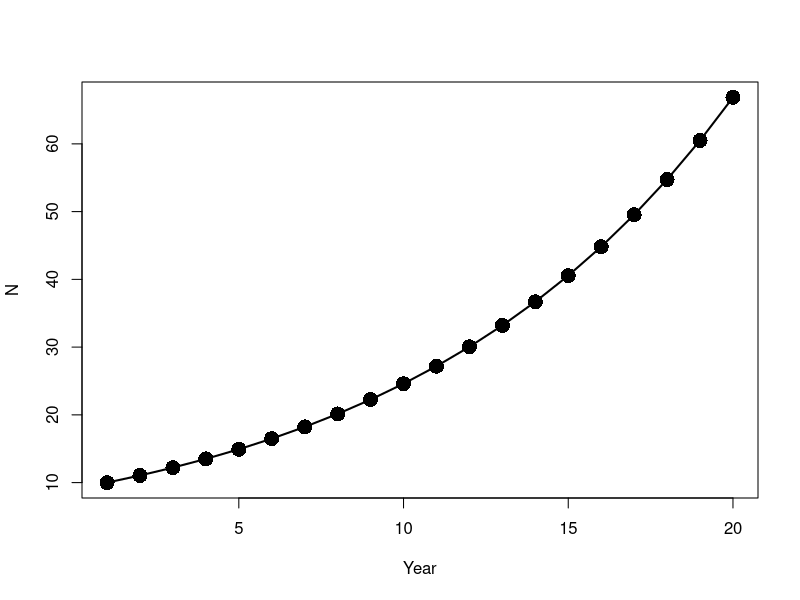

The R source for this figure: (Note: this script raises an error after producing the figure.)
# stochastic projections
# feb 2018


#### parametric uncertainty ####
# birth rate and death rate are constant from year to year and the same for all individuals
# but we are uncertain about what the true birth and/or death rates are

# set the number of years to project and initial population size
nyrs = 20
N.init = 10

# set value for birth and death rate
b = 0.3
d = 0.2

# calculate r
r = b-d

# set up projection
N = numeric(nyrs)
N[1] = N.init

# project the population 
for(t in 2:nyrs){
  N[t] = N[t-1] * exp(r)
}

# plot the projection
plot(N ~ c(1:nyrs), pch = 16, cex = 2, xlab = "Year")
lines(N ~ c(1:nyrs), lwd = 2)

# look at projected values for population size
N


# project population under a range of possible values
min.b = 0.15
max.b = 0.35

birth.rate = seq(min.b, max.b, 0.01)
birth.rate

# set up projection 
N = matrix(nrow = nyrs, ncol = length(birth.rate))
N[1,] = N.init

for(i in 1:length(seq(bs))){
  
  r = birth.rate[i]-d
  
  for(t in 2:nyrs){
    N[t,i] = N[t-1,i] * exp(r)
  }
  
}

matplot(N, type ="l", lwd = 2, xlab = "Year", ylab = "N",
        "Parametric uncertainty only")



#### demographic stochasticity ####

# birth and death rate are constant from year to year and we can measure them perfectly,
# but there is individual variation so we treat them as probabilities, not rates

# set number of replications, number of years, and initial population size
reps = 50
nyrs = 50
N.init = 10

# set birth rate and death rate
b = 0.4
d = 0.3

# set up projection
N = B = D = matrix(nrow = nyrs, ncol = reps)
N[1,] = N.init

for(r in 1:reps){
  
  for(t in 2:nyrs){
    B[t-1,r] = rpois(1, N[t-1,r]*b)
    D[t-1,r] = rbinom(1, N[t-1,r], d)
    N[t,r] = N[t-1,r] + B[t-1,r] - D[t-1,r]
  }
}

matplot(N, type = "l", lwd = 2, xlab = "Year", ylab = "N",
        main = "Demographic stochasticity only")




#### environmental stochasticity ####

# birth and death rate are the same for all individuals and we can measure them perfectly,
# but they vary from year to year

# set number of replications, number of years, and initial population size
reps = 50
nyrs = 50
N.init = 10

# set mean birth rate and sd of birth rate
mean.b = 0.4
sd.b = 0.4

# plot possible values for b
hist(rnorm(10000, mean.b, sd.b), breaks = 100, col = "gray", main = "",
     xlab = "Possible value of b", ylab = "Probability", freq = F)

# set mean death rate and sd of death rate
mean.d = 0.3
sd.d = 0.3

# plot possible values for d
hist(rnorm(10000, mean.d, sd.d), breaks = 100, col = "gray", main = "",
     xlab = "Possible value of d", ylab = "Probability", freq = F)


# set up and run the projection
b = abs(rnorm(nyrs, mean.b, sd.b))
d = abs(rnorm(nyrs, mean.d, sd.b))
d = d/max(d)

N = B = D = matrix(nrow = nyrs, ncol = reps)
N[1,] = N.init

for(r in 1:reps){
  
  for(t in 2:nyrs){
    B[t-1,r] = rpois(1, N[t-1,r]*b[t])
    D[t-1,r] = rbinom(1, N[t-1,r], d[t])
    N[t,r] = N[t-1,r] + B[t-1,r] - D[t-1,r]
  }
}

matplot(N, type = "l", lwd = 2, xlab = "Year", ylab = "N",
        main = "Environmental stochasticity only")

#### parametric, demographic, and environmental stochasticity ####

# birth and death rates vary from year to year, we cannot measure them perfectly, 
# and we treat them as probabilities not rates to account for individual variation
# (for simplicity we only consider parametric uncertainty for birth rate)

# set number of replications, number of years, and initial population size
reps = 1000
nyrs = 20
N.init = 10

# set minimum and maximum average birth rates
min.b = 0.1
max.b = 0.5

# set average death rate
mean.d = 0.3

# set among-year standard deviation for birth and death rates
sd.b = 0.4
sd.d = 0.3


# set up and run the projection
d = abs(rnorm(nyrs, mean.d, sd.b))
d = d/max(d)

N = B = D = matrix(nrow = nyrs, ncol = reps)
N[1,] = N.init

for(r in 1:reps){
  
  # draw a value for the average birth rate
  mean.b = runif(1, min.b, max.b)
  b = abs(rnorm(nyrs, mean.b, sd.b))
  
  for(t in 2:nyrs){
    B[t-1,r] = rpois(1, N[t-1,r]*b[t])
    D[t-1,r] = rbinom(1, N[t-1,r], d[t])
    N[t,r] = N[t-1,r] + B[t-1,r] - D[t-1,r]
  }
}

matplot(N, type = "l", lwd = 2, xlab = "Year", ylab = "N",
        main = "Parametric, demographic, and environmental stochasticity")



#### from estimation to projection ####

# read in data
dat = read.csv("marked_dat.csv")
dat

# calculate Nhat and variance using the Lincoln-Petersen estimator
dat$Nhat = (((dat$M+1)*(dat$C+1))/(dat$R+1))-1
dat$var = ((dat$M+1)*(dat$C+1)*(dat$M-dat$R)*(dat$C-dat$R))/(((dat$R+1)^2)*(dat$R+2))
dat$conf.low = dat$Nhat - 1.96*sqrt(dat$var)
dat$conf.high = dat$Nhat + 1.96*sqrt(dat$var)

# plot estimates of N over time
par(mfrow = c(1,1))
plot(dat$Nhat ~ dat$Year, pch = 16, cex = 1.5, xlab = "Time", ylab = "Estimated population size", 
     ylim = c(min(dat$conf.low), max(dat$conf.high)))
lines(dat$Nhat ~ dat$Year, lwd = 1, lty = 2)
arrows(x0 = dat$Year, x1 = dat$Year, y0 = dat$conf.low, y1 = dat$conf.high, 
       angle = 90, code = 3, length = 0.04, lwd =2)


# calculate lambda for each time step
# (need to add the NA on the end so it is the correct length)
dat$lambda = c(dat$Nhat[2:nrow(dat)]/dat$Nhat[1:(nrow(dat)-1)], NA)
dat

# we can also calculate a variance on our estimate of lambda based on variance in estimates of N
# first calculate the coefficent of variation (cv) for Nhat estimates
cv0 = c(sqrt(dat$var[1:(nrow(dat)-1)])/dat$Nhat[1:(nrow(dat)-1)], 0)
cv1 = c(0, sqrt(dat$var[2:nrow(dat)])/dat$Nhat[2:nrow(dat)])

dat$lambda_var = dat$lambda^2 * (cv0 + cv1)

# plot estimates of lambda over time
plot(dat$lambda ~ dat$Year, pch = 16, cex = 1.5, xlab = "Time", ylab = "Estimated population growth rate", 
     ylim = c(0.5, 2.1))
lines(dat$lambda ~ dat$Year, lwd = 1, lty = 2)
arrows(x0 = dat$Year, x1 = dat$Year, y0 = dat$lambda - dat$lambda_var, y1 = dat$lambda + dat$lambda_var, 
       angle = 90, code = 3, length = 0.04, lwd =2)
abline(h = 1, lty = 3)


# find the average lambda over this time period - need to use geometric mean
# the arithmetic mean will produce an incorrect estimate of average lambda

# function to calculate geometric mean
geo_mean = function(x){
  prod(x, na.rm = T)^(1/(length(x)-1))
}

mean_lambda = geo_mean(dat$lambda)

# add line to plot at the mean value
abline(h = mean_lambda)

# calculate standard deviation of lambda
sd_lambda = sd(dat$lambda, na.rm = T)



# next we'll use estimates of mean lambda and variation in lambda 
# to project population growth into the future

# visualize distribution of possible growth rates
x = rnorm(100000, mean_lambda, sd_lambda)
x
hist(x, breaks = 50, col = "gray", main = "Distribution of possible annual growth rates", 
     xlab = "Possible values")


# start with estimate from final year as initial population size
# project 20 years into the future
nyrs = 20
N = numeric(nyrs)
N[1] = dat$Nhat[15]

# draw a different value for lambda each year
lambda = rnorm(t, mean_lambda, sd_lambda)
lambda

# projection population forward
for(i in 2:nyrs){
  N[i] = N[i-1]*lambda[i-1]
}

# plot outcome
plot(N ~ c(1:nyrs), pch = 16, cex = 1, xlab = "Years in the future", ylab = "Population size")
lines(N ~ c(1:nyrs), lwd = 2, lty = 2)


# repeat this projection 1000 times
reps = 1000
N = matrix(nrow = nyrs, ncol = reps)
N[1,] = dat$Nhat[15]

for(r in 1:reps){
  
  # draw a different value for lambda each year
  lambda = rnorm(nyrs, mean_lambda, sd_lambda)
  
  # projection population forward
  for(i in 2:nyrs){
    N[i,r] = N[i-1,r]*lambda[i-1]
  }
}

matplot(N, type = "l", xlab = "Years in the future", ylab = "Population size", lwd = 2,
        main = "All replicates")


# calculate the 95% quantiles and median outcome and plot projection
med = round(apply(N, 1, median))
lci = round(apply(N, 1, quantile, probs = 0.025))
uci = round(apply(N, 1, quantile, probs = 0.975))

Nhat = c(dat$Nhat, rep(NA, nyrs))
pred.N = c(dat$Nhat, med)
conf.low = c(dat$conf.low, rep(NA, nyrs))
conf.high = c(dat$conf.high, rep(NA, nyrs))
pred.lci = c(rep(NA, 15), lci)
pred.uci = c(rep(NA, 15), uci)
year = c(1:(15+nyrs))

# plot estimates of N over time
plot(Nhat ~ year, pch = 16, cex = 1.5, xlab = "Time", ylab = "Estimated population size", 
     ylim = c(min(lci, na.rm = T), max(uci, na.rm = T)))
lines(pred.N ~ year, lwd = 2)
arrows(x0 = year, x1 = year, y0 = conf.low, y1 = conf.high, 
       angle = 90, code = 3, length = 0.04, lwd =2)
lines(pred.lci ~ year, lwd = 2, lty = 2)
lines(pred.uci ~ year, lwd = 2, lty = 2)


# probabiilty of extinction (use threshold = 1 for extinction to account for non-rounding)
threshold = 10

mean(N[nyrs,] < threshold)

# add line to plot for threshold
abline(h = threshold, col = "red", lwd =2)








######## simulate aruba rattlesnake data #####

lambda = 0.99
sd.lam = 0.01

hist(rnorm(100000, lambda, sd.lam))

t = 15
N = numeric(t)
N[1] = 250

M = C = R = numeric(t)
M[1] = NA
C[1] = NA
R[1] = NA
p = 0.4

lam = rnorm(t, lambda, sd.lam)

for(i in 2:t){
  N[i] = round(N[i-1]*lam[i])
  
  M[i] = rbinom(1, N[i], p)
  C[i] = rbinom(1, N[i], p)
  R[i] = rbinom(1, N[i], p^2)
}

M[1] = rbinom(1, N[1], p)
C[1] = rbinom(1, N[1], p)
R[1] = rbinom(1, N[1], p^2)

snakes = data.frame(Year = c(1:t)+2001,
                    Marked = M, 
                    Captured = C,
                    Recaptured = R)


plot(N ~ c(1:t))

snakes$Nhat = (((snakes$Marked+1)*(snakes$Captured+1))/(snakes$R+1))-1  
snakes$lambda = c(snakes$Nhat[2:t]/snakes$Nhat[1:(t-1)], NA)


plot(snakes$Nhat ~ c(1:t))
lines(N ~ c(1:t))

write.csv(snakes, "snakes.csv", row.names = F)


# function to calculate geometric mean
geo_mean = function(x){
  prod(x, na.rm = T)^(1/(length(x)-1))
}

mean_lambda = geo_mean(snakes$lambda)

# calculate standard deviation of lambda
sd_lambda = sd(snakes$lambda, na.rm = T)

mean_lambda 
sd_lambda

# next we'll use estimates of mean lambda and variation in lambda 
# to project population growth into the future

# visualize distribution of possible growth rates
x = rnorm(100000, mean_lambda, sd_lambda)
x
hist(x, breaks = 50, col = "gray", main = "Distribution of possible annual growth rates", 
     xlab = "Possible values")

